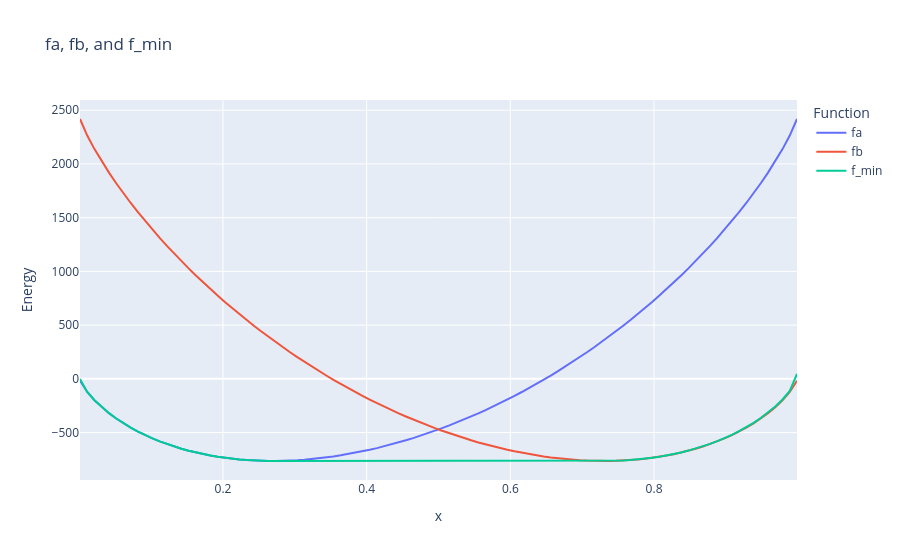

Write notebook code for a chart like this one.
### Code cell
ym = f_min(x_values)

fig = go.Figure()
fig.add_trace(go.Scatter(x=x_values, y=ya, mode='lines', name='fa'))
fig.add_trace(go.Scatter(x=x_values, y=yb, mode='lines', name='fb'))
fig.add_trace(go.Scatter(x=x_values, y=ym, mode='lines', name='f_min'))
fig.update_layout(
    xaxis_title='x',
    yaxis_title='Energy',
    title='fa, fb, and f_min',
    legend_title='Function'
)
fig.show()
